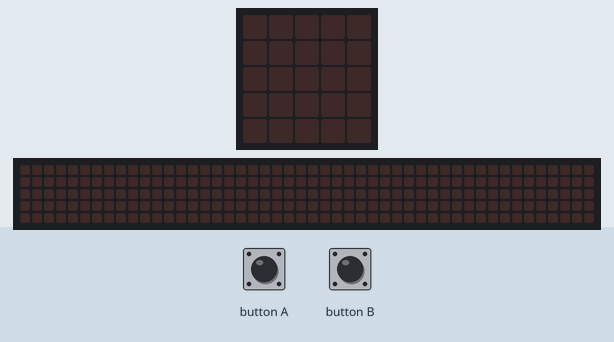
Bench run of a program on a simulated BBC micro:bit (MakeCode). Parts: the board's 5×5 LED display, a strip that is not on the board, showing the scrolling text unrolled. The test bench sets the inputs (shaded band). The 48×5 strip is a reading aid, not a part: it shows the text the display is scrolling, unrolled, one strip-width of it at a time.

Above: at 1.2 s.
1.3 s: button A pressed for 0.15 s
At 1.37 s:
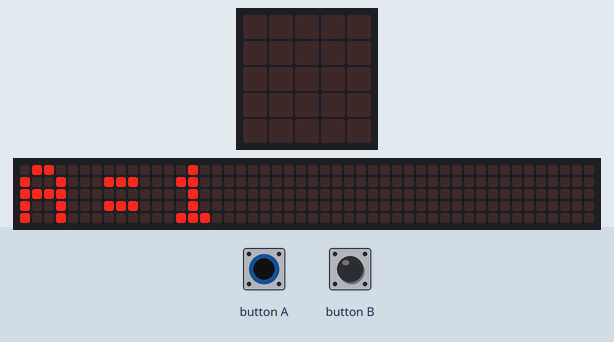
4.3 s: button B pressed for 1 s
At 4.97 s:
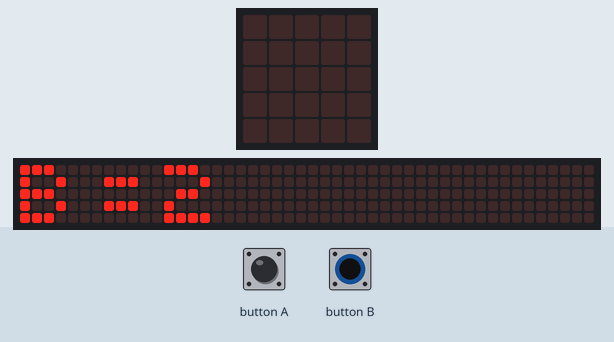
7.3 s: button A pressed for 3.2 s
At 11.89 s:
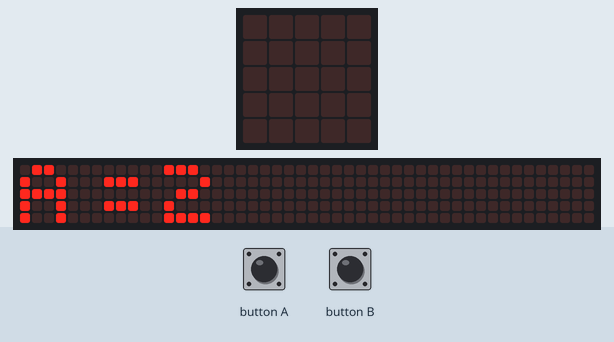
13.5 s: button B pressed for 0.15 s
At 16.95 s:
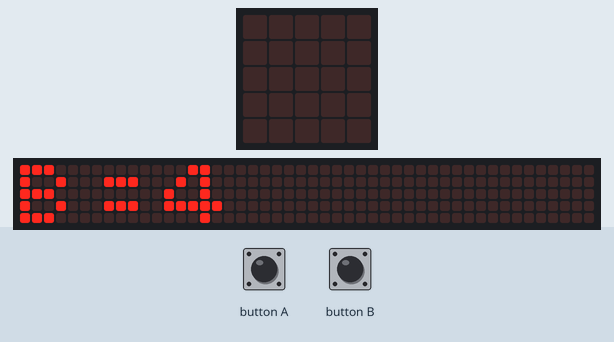

Measured:
- after the input at 1.3 s, the display: changes at once (image 1)
- after the input at 4.3 s, the display: first differs from a run without the input after 0.60 s (image 2)
- after the input at 7.3 s, the display: first differs from a run without the input after 1.2 s (image 3)
- after the input at 13.5 s, the display: changes at once (image 4)
- what the display in image 3 shows lasts 0.4 s, from 11.7 s to 12.1 s

The program:

main.ts
```typescript
let VariavelA = 0
let VariavelB = 0
basic.forever(function () {
    if (input.buttonIsPressed(Button.A)) {
        VariavelA += 1
        basic.showString("A=" + VariavelA)
    }
    if (input.buttonIsPressed(Button.B)) {
        VariavelB += 2
        basic.showString("B=" + VariavelB)
    }
})
```

test.ts
```typescript
// testes vão aqui; isto não será compilado quando este pacote for usado como uma extensão.
```
